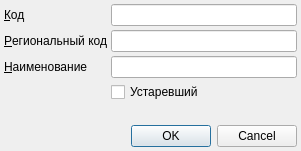
<?xml version="1.0" encoding="UTF-8"?>
<ui version="4.0">
 <class>ItemEditorDialog</class>
 <widget class="QDialog" name="ItemEditorDialog">
  <property name="geometry">
   <rect>
    <x>0</x>
    <y>0</y>
    <width>301</width>
    <height>151</height>
   </rect>
  </property>
  <property name="windowTitle">
   <string>ChangeMe!</string>
  </property>
  <property name="sizeGripEnabled">
   <bool>false</bool>
  </property>
  <layout class="QGridLayout">
   <property name="margin">
    <number>4</number>
   </property>
   <property name="spacing">
    <number>4</number>
   </property>
   <item row="7" column="0" colspan="2">
    <widget class="QDialogButtonBox" name="buttonBox">
     <property name="orientation">
      <enum>Qt::Horizontal</enum>
     </property>
     <property name="standardButtons">
      <set>QDialogButtonBox::Cancel|QDialogButtonBox::Ok</set>
     </property>
    </widget>
   </item>
   <item row="6" column="0">
    <spacer>
     <property name="orientation">
      <enum>Qt::Vertical</enum>
     </property>
     <property name="sizeHint" stdset="0">
      <size>
       <width>103</width>
       <height>16</height>
      </size>
     </property>
    </spacer>
   </item>
   <item row="0" column="1">
    <widget class="QLineEdit" name="edtCode"/>
   </item>
   <item row="2" column="1">
    <widget class="QLineEdit" name="edtName"/>
   </item>
   <item row="2" column="0">
    <widget class="QLabel" name="lblName">
     <property name="text">
      <string>&amp;Наименование</string>
     </property>
     <property name="buddy">
      <cstring>edtName</cstring>
     </property>
    </widget>
   </item>
   <item row="0" column="0">
    <widget class="QLabel" name="lblCode">
     <property name="text">
      <string>&amp;Код</string>
     </property>
     <property name="buddy">
      <cstring>edtCode</cstring>
     </property>
    </widget>
   </item>
   <item row="1" column="0">
    <widget class="QLabel" name="lblRegionalCode">
     <property name="text">
      <string>&amp;Региональный код</string>
     </property>
     <property name="buddy">
      <cstring>edtRegionalCode</cstring>
     </property>
    </widget>
   </item>
   <item row="1" column="1">
    <widget class="QLineEdit" name="edtRegionalCode"/>
   </item>
   <item row="3" column="1">
    <widget class="QCheckBox" name="chkIsObsolete">
     <property name="text">
      <string>Устаревший</string>
     </property>
    </widget>
   </item>
  </layout>
 </widget>
 <tabstops>
  <tabstop>edtCode</tabstop>
  <tabstop>edtRegionalCode</tabstop>
  <tabstop>edtName</tabstop>
  <tabstop>buttonBox</tabstop>
 </tabstops>
 <resources/>
 <connections>
  <connection>
   <sender>buttonBox</sender>
   <signal>accepted()</signal>
   <receiver>ItemEditorDialog</receiver>
   <slot>accept()</slot>
   <hints>
    <hint type="sourcelabel">
     <x>158</x>
     <y>121</y>
    </hint>
    <hint type="destinationlabel">
     <x>117</x>
     <y>106</y>
    </hint>
   </hints>
  </connection>
  <connection>
   <sender>buttonBox</sender>
   <signal>rejected()</signal>
   <receiver>ItemEditorDialog</receiver>
   <slot>reject()</slot>
   <hints>
    <hint type="sourcelabel">
     <x>238</x>
     <y>99</y>
    </hint>
    <hint type="destinationlabel">
     <x>247</x>
     <y>107</y>
    </hint>
   </hints>
  </connection>
 </connections>
</ui>
